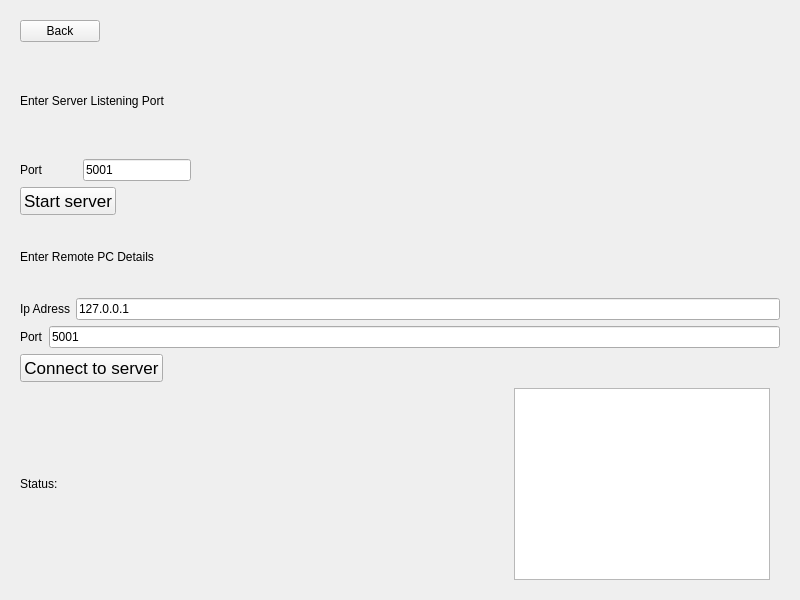
<?xml version="1.0" encoding="UTF-8"?>
<ui version="4.0">
 <class>Game</class>
 <widget class="QWidget" name="Game">
  <property name="geometry">
   <rect>
    <x>0</x>
    <y>0</y>
    <width>800</width>
    <height>600</height>
   </rect>
  </property>
  <property name="minimumSize">
   <size>
    <width>720</width>
    <height>470</height>
   </size>
  </property>
  <property name="windowTitle">
   <string>Play - Tic Tac Toe</string>
  </property>
  <property name="styleSheet">
   <string notr="true"/>
  </property>
  <layout class="QVBoxLayout" name="verticalLayout_4">
   <item>
    <widget class="QStackedWidget" name="stackedWidget">
     <property name="enabled">
      <bool>true</bool>
     </property>
     <property name="currentIndex">
      <number>1</number>
     </property>
     <widget class="QWidget" name="page_3">
      <layout class="QHBoxLayout" name="horizontalLayout_3">
       <item>
        <widget class="QPushButton" name="pushButton_3">
         <property name="text">
          <string>to jest ekran zwyciezcy</string>
         </property>
        </widget>
       </item>
      </layout>
     </widget>
     <widget class="QWidget" name="choose_connection">
      <property name="sizePolicy">
       <sizepolicy hsizetype="Fixed" vsizetype="Fixed">
        <horstretch>0</horstretch>
        <verstretch>0</verstretch>
       </sizepolicy>
      </property>
      <layout class="QHBoxLayout" name="horizontalLayout">
       <item>
        <layout class="QVBoxLayout" name="verticalLayout_3">
         <item>
          <layout class="QVBoxLayout" name="verticalLayout_5">
           <item>
            <widget class="QPushButton" name="back_btn1">
             <property name="sizePolicy">
              <sizepolicy hsizetype="Fixed" vsizetype="Fixed">
               <horstretch>0</horstretch>
               <verstretch>0</verstretch>
              </sizepolicy>
             </property>
             <property name="text">
              <string>Back</string>
             </property>
            </widget>
           </item>
           <item>
            <widget class="QLabel" name="label">
             <property name="text">
              <string>Enter Server Listening Port</string>
             </property>
            </widget>
           </item>
           <item>
            <layout class="QHBoxLayout" name="horizontalLayout_5">
             <property name="spacing">
              <number>0</number>
             </property>
             <property name="sizeConstraint">
              <enum>QLayout::SetMaximumSize</enum>
             </property>
             <property name="rightMargin">
              <number>0</number>
             </property>
             <item>
              <widget class="QLabel" name="label_5">
               <property name="sizePolicy">
                <sizepolicy hsizetype="Fixed" vsizetype="Preferred">
                 <horstretch>0</horstretch>
                 <verstretch>0</verstretch>
                </sizepolicy>
               </property>
               <property name="sizeIncrement">
                <size>
                 <width>0</width>
                 <height>0</height>
                </size>
               </property>
               <property name="text">
                <string>Port</string>
               </property>
              </widget>
             </item>
             <item>
              <spacer name="verticalSpacer">
               <property name="orientation">
                <enum>Qt::Horizontal</enum>
               </property>
               <property name="sizeType">
                <enum>QSizePolicy::Fixed</enum>
               </property>
               <property name="sizeHint" stdset="0">
                <size>
                 <width>40</width>
                 <height>20</height>
                </size>
               </property>
              </spacer>
             </item>
             <item>
              <widget class="QLineEdit" name="port_nr_create_edit">
               <property name="sizePolicy">
                <sizepolicy hsizetype="Fixed" vsizetype="Fixed">
                 <horstretch>0</horstretch>
                 <verstretch>0</verstretch>
                </sizepolicy>
               </property>
               <property name="text">
                <string>5001</string>
               </property>
              </widget>
             </item>
             <item>
              <spacer name="horizontalSpacer">
               <property name="orientation">
                <enum>Qt::Horizontal</enum>
               </property>
               <property name="sizeHint" stdset="0">
                <size>
                 <width>40</width>
                 <height>20</height>
                </size>
               </property>
              </spacer>
             </item>
            </layout>
           </item>
          </layout>
         </item>
         <item>
          <widget class="QPushButton" name="start_server_button">
           <property name="sizePolicy">
            <sizepolicy hsizetype="Fixed" vsizetype="Fixed">
             <horstretch>0</horstretch>
             <verstretch>0</verstretch>
            </sizepolicy>
           </property>
           <property name="font">
            <font>
             <pointsize>13</pointsize>
            </font>
           </property>
           <property name="text">
            <string>Start server</string>
           </property>
          </widget>
         </item>
         <item>
          <layout class="QVBoxLayout" name="verticalLayout_6">
           <item>
            <widget class="QLabel" name="label_2">
             <property name="text">
              <string>Enter Remote PC Details</string>
             </property>
            </widget>
           </item>
           <item>
            <layout class="QHBoxLayout" name="horizontalLayout_6">
             <item>
              <widget class="QLabel" name="label_6">
               <property name="text">
                <string>Ip Adress</string>
               </property>
              </widget>
             </item>
             <item>
              <widget class="QLineEdit" name="ip_address_edit">
               <property name="text">
                <string>127.0.0.1</string>
               </property>
               <property name="maxLength">
                <number>50</number>
               </property>
              </widget>
             </item>
            </layout>
           </item>
           <item>
            <layout class="QHBoxLayout" name="horizontalLayout_7">
             <item>
              <widget class="QLabel" name="label_7">
               <property name="text">
                <string>Port</string>
               </property>
              </widget>
             </item>
             <item>
              <widget class="QLineEdit" name="port_nr_connect_edit">
               <property name="text">
                <string>5001</string>
               </property>
               <property name="maxLength">
                <number>50</number>
               </property>
              </widget>
             </item>
            </layout>
           </item>
           <item>
            <widget class="QPushButton" name="connect_to_server_button">
             <property name="sizePolicy">
              <sizepolicy hsizetype="Fixed" vsizetype="Fixed">
               <horstretch>0</horstretch>
               <verstretch>0</verstretch>
              </sizepolicy>
             </property>
             <property name="font">
              <font>
               <pointsize>13</pointsize>
              </font>
             </property>
             <property name="layoutDirection">
              <enum>Qt::LeftToRight</enum>
             </property>
             <property name="autoFillBackground">
              <bool>false</bool>
             </property>
             <property name="text">
              <string>Connect to server</string>
             </property>
            </widget>
           </item>
          </layout>
         </item>
         <item>
          <layout class="QVBoxLayout" name="verticalLayout_7">
           <item>
            <layout class="QHBoxLayout" name="horizontalLayout_8">
             <item>
              <widget class="QLabel" name="label_3">
               <property name="text">
                <string>Status:</string>
               </property>
              </widget>
             </item>
             <item>
              <widget class="QTextBrowser" name="server_status_list_event">
               <property name="sizePolicy">
                <sizepolicy hsizetype="Fixed" vsizetype="Fixed">
                 <horstretch>0</horstretch>
                 <verstretch>0</verstretch>
                </sizepolicy>
               </property>
              </widget>
             </item>
             <item>
              <spacer name="horizontalSpacer_2">
               <property name="orientation">
                <enum>Qt::Horizontal</enum>
               </property>
               <property name="sizeType">
                <enum>QSizePolicy::Minimum</enum>
               </property>
               <property name="sizeHint" stdset="0">
                <size>
                 <width>10</width>
                 <height>20</height>
                </size>
               </property>
              </spacer>
             </item>
            </layout>
           </item>
          </layout>
         </item>
        </layout>
       </item>
      </layout>
     </widget>
     <widget class="QWidget" name="page">
      <layout class="QHBoxLayout" name="horizontalLayout_2">
       <item>
        <layout class="QVBoxLayout" name="verticalLayout">
         <item>
          <widget class="QFrame" name="frame">
           <property name="sizePolicy">
            <sizepolicy hsizetype="Expanding" vsizetype="Preferred">
             <horstretch>0</horstretch>
             <verstretch>0</verstretch>
            </sizepolicy>
           </property>
           <property name="styleSheet">
            <string notr="true">#frame{
 background: url(:/bg/plansza.png);
background-repeat:no-repeat, no-repeat;
border-radius:20px;
border:2px solid #22473b;
}
</string>
           </property>
           <property name="frameShape">
            <enum>QFrame::StyledPanel</enum>
           </property>
           <property name="frameShadow">
            <enum>QFrame::Raised</enum>
           </property>
           <widget class="QPushButton" name="pushButton_00">
            <property name="geometry">
             <rect>
              <x>20</x>
              <y>50</y>
              <width>83</width>
              <height>61</height>
             </rect>
            </property>
            <property name="font">
             <font>
              <pointsize>25</pointsize>
              <bold>true</bold>
             </font>
            </property>
            <property name="text">
             <string/>
            </property>
           </widget>
           <widget class="QPushButton" name="pushButton_01">
            <property name="geometry">
             <rect>
              <x>150</x>
              <y>50</y>
              <width>83</width>
              <height>61</height>
             </rect>
            </property>
            <property name="font">
             <font>
              <pointsize>25</pointsize>
              <bold>true</bold>
             </font>
            </property>
            <property name="text">
             <string/>
            </property>
           </widget>
           <widget class="QPushButton" name="pushButton_02">
            <property name="geometry">
             <rect>
              <x>290</x>
              <y>50</y>
              <width>83</width>
              <height>61</height>
             </rect>
            </property>
            <property name="font">
             <font>
              <pointsize>25</pointsize>
              <italic>false</italic>
              <bold>true</bold>
              <underline>false</underline>
              <strikeout>false</strikeout>
              <kerning>true</kerning>
             </font>
            </property>
            <property name="text">
             <string/>
            </property>
           </widget>
           <widget class="QPushButton" name="pushButton_10">
            <property name="geometry">
             <rect>
              <x>20</x>
              <y>180</y>
              <width>83</width>
              <height>61</height>
             </rect>
            </property>
            <property name="font">
             <font>
              <pointsize>25</pointsize>
              <bold>true</bold>
             </font>
            </property>
            <property name="text">
             <string/>
            </property>
           </widget>
           <widget class="QPushButton" name="pushButton_11">
            <property name="geometry">
             <rect>
              <x>150</x>
              <y>180</y>
              <width>83</width>
              <height>61</height>
             </rect>
            </property>
            <property name="font">
             <font>
              <pointsize>25</pointsize>
              <bold>true</bold>
             </font>
            </property>
            <property name="text">
             <string/>
            </property>
           </widget>
           <widget class="QPushButton" name="pushButton_12">
            <property name="geometry">
             <rect>
              <x>290</x>
              <y>180</y>
              <width>83</width>
              <height>61</height>
             </rect>
            </property>
            <property name="font">
             <font>
              <pointsize>25</pointsize>
              <bold>true</bold>
             </font>
            </property>
            <property name="text">
             <string/>
            </property>
           </widget>
           <widget class="QPushButton" name="pushButton_20">
            <property name="geometry">
             <rect>
              <x>20</x>
              <y>300</y>
              <width>83</width>
              <height>61</height>
             </rect>
            </property>
            <property name="font">
             <font>
              <pointsize>25</pointsize>
              <bold>true</bold>
             </font>
            </property>
            <property name="text">
             <string/>
            </property>
           </widget>
           <widget class="QPushButton" name="pushButton_21">
            <property name="geometry">
             <rect>
              <x>150</x>
              <y>300</y>
              <width>83</width>
              <height>61</height>
             </rect>
            </property>
            <property name="font">
             <font>
              <pointsize>25</pointsize>
              <bold>true</bold>
             </font>
            </property>
            <property name="text">
             <string/>
            </property>
           </widget>
           <widget class="QPushButton" name="pushButton_22">
            <property name="geometry">
             <rect>
              <x>290</x>
              <y>300</y>
              <width>83</width>
              <height>61</height>
             </rect>
            </property>
            <property name="font">
             <font>
              <pointsize>25</pointsize>
              <bold>true</bold>
             </font>
            </property>
            <property name="text">
             <string/>
            </property>
           </widget>
          </widget>
         </item>
        </layout>
       </item>
       <item>
        <layout class="QVBoxLayout" name="verticalLayout_2">
         <item>
          <widget class="QListView" name="chat_view_button">
           <property name="sizePolicy">
            <sizepolicy hsizetype="Fixed" vsizetype="Maximum">
             <horstretch>0</horstretch>
             <verstretch>0</verstretch>
            </sizepolicy>
           </property>
          </widget>
         </item>
         <item>
          <widget class="QLineEdit" name="lineEdit">
           <property name="sizePolicy">
            <sizepolicy hsizetype="Fixed" vsizetype="Fixed">
             <horstretch>150</horstretch>
             <verstretch>0</verstretch>
            </sizepolicy>
           </property>
           <property name="minimumSize">
            <size>
             <width>300</width>
             <height>50</height>
            </size>
           </property>
          </widget>
         </item>
         <item>
          <widget class="QPushButton" name="back_button">
           <property name="font">
            <font>
             <family>Rockwell Extra 13</family>
             <bold>true</bold>
             <underline>false</underline>
             <strikeout>false</strikeout>
            </font>
           </property>
           <property name="cursor">
            <cursorShape>PointingHandCursor</cursorShape>
           </property>
           <property name="autoFillBackground">
            <bool>false</bool>
           </property>
           <property name="styleSheet">
            <string notr="true">#pushButton_2 {
	box-shadow:inset 0px 1px 3px 0px #91b8b3;
	background:linear-gradient(to bottom, #768d87 5%, #6c7c7c 100%);
	background-color:#768d87;
	border-radius:8px;
	border:2px solid #22473b;
	display:inline-block;
	cursor:pointer;
	color:#ffffff;
	font-family:Rockwell Extra Bold;
	font-size:35px;
	font-weight:bold;
	padding:11px 23px;
	text-decoration:none;
	text-shadow:0px -1px 0px #2b665e;
}
#pushButton_2:hover {
	background:linear-gradient(to bottom, #6c7c7c 5%, #768d87 100%);
	background-color:#6c7c7c;
}</string>
           </property>
           <property name="text">
            <string>Send message</string>
           </property>
           <property name="icon">
            <iconset theme="audio-card">
             <normaloff>.</normaloff>.</iconset>
           </property>
           <property name="iconSize">
            <size>
             <width>40</width>
             <height>40</height>
            </size>
           </property>
           <property name="checkable">
            <bool>false</bool>
           </property>
           <property name="autoDefault">
            <bool>false</bool>
           </property>
           <property name="default">
            <bool>false</bool>
           </property>
          </widget>
         </item>
         <item>
          <widget class="QPushButton" name="pushButton">
           <property name="font">
            <font>
             <family>Rockwell Extra 13</family>
             <pointsize>-1</pointsize>
             <bold>true</bold>
             <underline>false</underline>
             <strikeout>false</strikeout>
            </font>
           </property>
           <property name="cursor">
            <cursorShape>PointingHandCursor</cursorShape>
           </property>
           <property name="autoFillBackground">
            <bool>false</bool>
           </property>
           <property name="styleSheet">
            <string notr="true">#pushButton {
	box-shadow:inset 0px 1px 3px 0px #91b8b3;
	background:linear-gradient(to bottom, #768d87 5%, #6c7c7c 100%);
	background-color:#768d87;
	border-radius:8px;
	border:2px solid #22473b;
	display:inline-block;
	cursor:pointer;
	color:#ffffff;
	font-family:Rockwell Extra Bold;
	font-size:35px;
	font-weight:bold;
	padding:11px 23px;
	text-decoration:none;
	text-shadow:0px -1px 0px #2b665e;
}
#pushButton:hover {
	background:linear-gradient(to bottom, #6c7c7c 5%, #768d87 100%);
	background-color:#6c7c7c;
}</string>
           </property>
           <property name="text">
            <string>Back</string>
           </property>
           <property name="icon">
            <iconset theme="audio-card">
             <normaloff>.</normaloff>.</iconset>
           </property>
           <property name="iconSize">
            <size>
             <width>40</width>
             <height>40</height>
            </size>
           </property>
           <property name="checkable">
            <bool>false</bool>
           </property>
           <property name="autoDefault">
            <bool>false</bool>
           </property>
           <property name="default">
            <bool>false</bool>
           </property>
          </widget>
         </item>
        </layout>
       </item>
      </layout>
     </widget>
    </widget>
   </item>
  </layout>
 </widget>
 <resources/>
 <connections/>
</ui>
